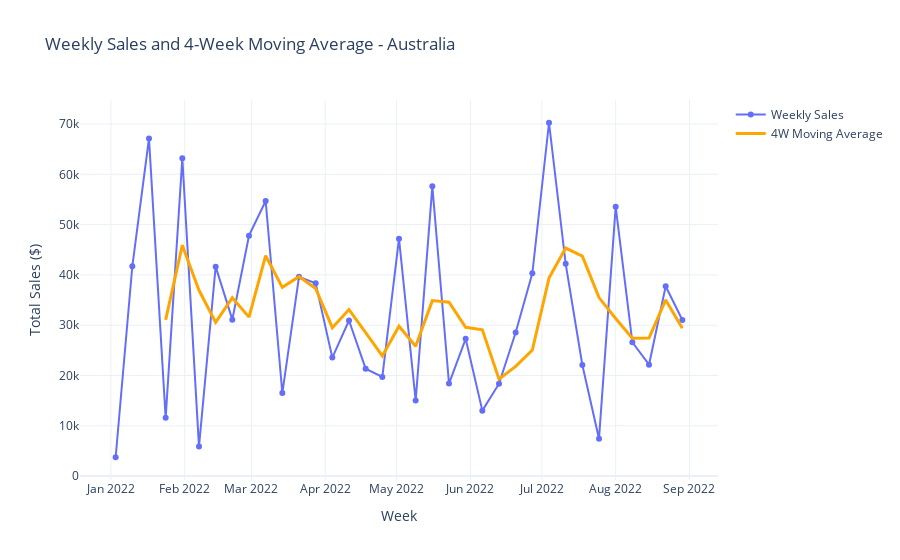

The code cell stored with this chart in its notebook:
### Code cell
import plotly.graph_objects as go


fig = go.Figure()

# Weekly Sales
fig.add_trace(go.Scatter(
    x=weekly_sales_au['Week'],
    y=weekly_sales_au['Amount'],
    mode='lines+markers',
    name='Weekly Sales'
))

# 4-week Moving Average
fig.add_trace(go.Scatter(
    x=weekly_sales_au['Week'],
    y=weekly_sales_au['4W_MA'],
    mode='lines',
    name='4W Moving Average',
    line=dict(color='orange', width=3)
))

fig.update_layout(
    title='Weekly Sales and 4-Week Moving Average - Australia',
    xaxis_title='Week',
    yaxis_title='Total Sales ($)',
    template='plotly_white'
)

fig.show()
